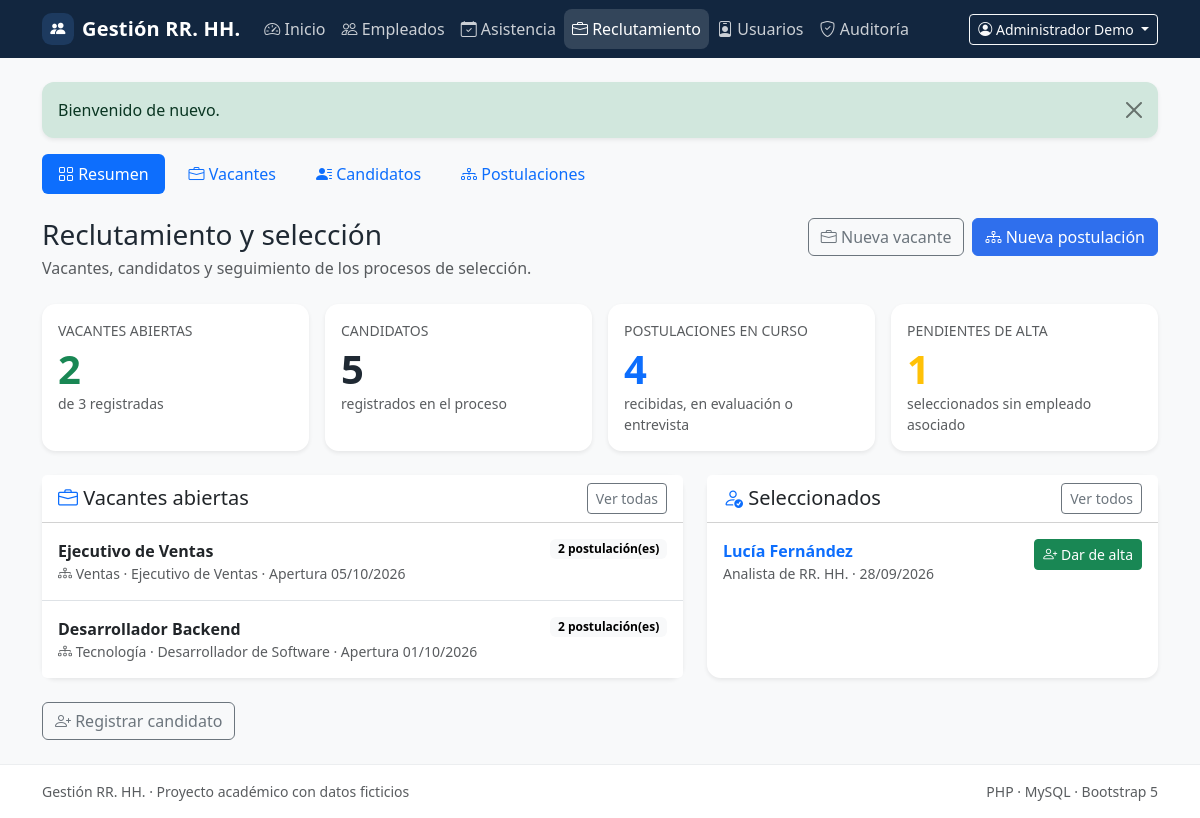
/recruitment (signed in), run on the app's committed database.
### tables this page shows
CREATE TABLE IF NOT EXISTS users (
    id BIGINT UNSIGNED NOT NULL AUTO_INCREMENT,
    name VARCHAR(120) NOT NULL,
    email VARCHAR(190) NOT NULL,
    password_hash VARCHAR(255) NOT NULL,
    password_changed_at DATETIME(6) NULL,
    role ENUM('admin', 'hr') NOT NULL DEFAULT 'hr',
    is_active TINYINT(1) NOT NULL DEFAULT 1,
    last_login_at DATETIME NULL,
    created_at TIMESTAMP NOT NULL DEFAULT CURRENT_TIMESTAMP,
    updated_at TIMESTAMP NOT NULL DEFAULT CURRENT_TIMESTAMP ON UPDATE CURRENT_TIMESTAMP,
    PRIMARY KEY (id),
    UNIQUE KEY uq_users_email (email),
    KEY idx_users_role_active (role, is_active)
);

CREATE TABLE IF NOT EXISTS vacancies (
    id BIGINT UNSIGNED NOT NULL AUTO_INCREMENT,
    title VARCHAR(150) NOT NULL,
    description TEXT NULL,
    department_id BIGINT UNSIGNED NOT NULL,
    position_id BIGINT UNSIGNED NULL,
    opening_date DATE NOT NULL,
    closing_date DATE NULL,
    status ENUM('open', 'closed') NOT NULL DEFAULT 'open',
    created_by BIGINT UNSIGNED NULL,
    updated_by BIGINT UNSIGNED NULL,
    created_at TIMESTAMP NOT NULL DEFAULT CURRENT_TIMESTAMP,
    updated_at TIMESTAMP NOT NULL DEFAULT CURRENT_TIMESTAMP ON UPDATE CURRENT_TIMESTAMP,
    PRIMARY KEY (id),
    KEY idx_vacancies_status (status),
    KEY idx_vacancies_department (department_id),
    KEY idx_vacancies_opening_date (opening_date),
    CONSTRAINT fk_vacancies_department
        FOREIGN KEY (department_id) REFERENCES departments (id)
        ON UPDATE CASCADE ON DELETE RESTRICT,
    CONSTRAINT fk_vacancies_position
        FOREIGN KEY (position_id) REFERENCES positions (id)
        ON UPDATE CASCADE ON DELETE RESTRICT,
    CONSTRAINT fk_vacancies_created_by
        FOREIGN KEY (created_by) REFERENCES users (id)
        ON UPDATE CASCADE ON DELETE SET NULL,
    CONSTRAINT fk_vacancies_updated_by
        FOREIGN KEY (updated_by) REFERENCES users (id)
        ON UPDATE CASCADE ON DELETE SET NULL,
    CONSTRAINT chk_vacancies_dates
        CHECK (closing_date IS NULL OR closing_date >= opening_date)
);

CREATE TABLE IF NOT EXISTS applications (
    id BIGINT UNSIGNED NOT NULL AUTO_INCREMENT,
    candidate_id BIGINT UNSIGNED NOT NULL,
    vacancy_id BIGINT UNSIGNED NOT NULL,
    applied_at DATETIME NOT NULL DEFAULT CURRENT_TIMESTAMP,
    status ENUM('received', 'screening', 'interview', 'selected', 'rejected') NOT NULL DEFAULT 'received',
    notes TEXT NULL,
    employee_id BIGINT UNSIGNED NULL,
    created_by BIGINT UNSIGNED NULL,
    updated_by BIGINT UNSIGNED NULL,
    created_at TIMESTAMP NOT NULL DEFAULT CURRENT_TIMESTAMP,
    updated_at TIMESTAMP NOT NULL DEFAULT CURRENT_TIMESTAMP ON UPDATE CURRENT_TIMESTAMP,
    PRIMARY KEY (id),
    UNIQUE KEY uq_applications_candidate_vacancy (candidate_id, vacancy_id),
    KEY idx_applications_vacancy (vacancy_id),
    KEY idx_applications_status (status),
    KEY idx_applications_employee (employee_id),
    CONSTRAINT fk_applications_candidate
        FOREIGN KEY (candidate_id) REFERENCES candidates (id)
        ON UPDATE CASCADE ON DELETE RESTRICT,
    CONSTRAINT fk_applications_vacancy
        FOREIGN KEY (vacancy_id) REFERENCES vacancies (id)
        ON UPDATE CASCADE ON DELETE RESTRICT,
    CONSTRAINT fk_applications_employee
        FOREIGN KEY (employee_id) REFERENCES employees (id)
        ON UPDATE CASCADE ON DELETE SET NULL,
    CONSTRAINT fk_applications_created_by
        FOREIGN KEY (created_by) REFERENCES users (id)
        ON UPDATE CASCADE ON DELETE SET NULL,
    CONSTRAINT fk_applications_updated_by
        FOREIGN KEY (updated_by) REFERENCES users (id)
        ON UPDATE CASCADE ON DELETE SET NULL
);

### src/Modules/Recruitment/Views/overview.php (the view, shortened to what the rows shown need)
<?php
$activeTab = 'overview';
require __DIR__ . '/partials/tabs.php';
?>
<div class="d-flex flex-wrap justify-content-between align-items-start gap-3 mb-4">
    <div>
        <h1 class="h3 mb-1">Reclutamiento y selección</h1>
    </div>
</div>
<div class="row g-4">
    <div class="col-12 col-xl-7">
        <div class="card border-0 shadow-sm h-100">
            <div class="card-header bg-white d-flex flex-wrap justify-content-between align-items-center gap-2">
                <h2 class="h5 mb-0"><i class="bi bi-briefcase text-primary"></i> Vacantes abiertas</h2>
            </div>
            <?php if ($openVacancies === []): ?>
                <div class="card-body py-4 text-center">
                    <p class="text-body-secondary mb-3">No hay vacantes abiertas en este momento.</p>
                    <a href="/vacancies/create" class="btn btn-sm btn-primary">Crear vacante</a>
                </div>
            <?php else: ?>
                <div class="list-group list-group-flush">
                    <?php foreach ($openVacancies as $vacancy): ?>
                        <a href="/vacancies/<?= (int) $vacancy['id'] ?>"
                           class="list-group-item list-group-item-action py-3">
                            <div class="d-flex flex-wrap justify-content-between align-items-start gap-2">
                                <div>
                                    <div class="fw-semibold"><?= e((string) $vacancy['title']) ?></div>
                                    <div class="small text-body-secondary">
                                        <i class="bi bi-diagram-3"></i> <?= e((string) $vacancy['department_name']) ?>
                                        <?php if ($vacancy['position_name'] !== null): ?>
                                            · <?= e((string) $vacancy['position_name']) ?>
                                        <?php endif; ?>
                                        · Apertura <?= e(format_date((string) $vacancy['opening_date'])) ?>
                                    </div>
                                </div>
                                <span class="badge text-bg-light">
                                    <?= (int) $vacancy['application_count'] ?> postulación(es)
                                </span>
                            </div>
                        </a>
                    <?php endforeach; ?>
                </div>
            <?php endif; ?>
        </div>
    </div>
    <div class="col-12 col-xl-5">
        <div class="card border-0 shadow-sm h-100">
            <div class="card-header bg-white d-flex flex-wrap justify-content-between align-items-center gap-2">
                <h2 class="h5 mb-0"><i class="bi bi-person-check text-primary"></i> Seleccionados</h2>
            </div>
            <?php if ($selectedApplications === []): ?>
                <div class="card-body py-4 text-center">
                    <p class="text-body-secondary mb-0">Aún no hay candidatos seleccionados.</p>
                </div>
            <?php else: ?>
                <div class="list-group list-group-flush">
                    <?php foreach ($selectedApplications as $application): ?>
                        <div class="list-group-item py-3">
                            <div class="d-flex flex-wrap justify-content-between align-items-start gap-2">
                                <div>
                                    <a href="/applications/<?= (int) $application['id'] ?>"
                                       class="fw-semibold text-decoration-none">
                                        <?= e((string) $application['candidate_name_natural']) ?>
                                    </a>
                                    <div class="small text-body-secondary">
                                        <?= e((string) $application['vacancy_title']) ?>
                                        · <?= e(format_date((string) $application['applied_at'])) ?>
                                    </div>
                                </div>
                                <?php if ($application['employee_id'] === null): ?>
                                    <a href="/applications/<?= (int) $application['id'] ?>/hire"
                                       class="btn btn-sm btn-success">
                                        <i class="bi bi-person-plus"></i> Dar de alta
                                    </a>
                                <?php else: ?>
                                    <a href="/employees/<?= (int) $application['employee_id'] ?>"
                                       class="btn btn-sm btn-outline-secondary">Ver empleado</a>
                                <?php endif; ?>
                            </div>
                        </div>
                    <?php endforeach; ?>
                </div>
            <?php endif; ?>
        </div>
    </div>
</div>

### src/Shared/Views/layouts/app.php (shortened to what the rows shown need)
<!doctype html>
<html lang="es">
<head>
    <link href="https://cdn.jsdelivr.net/npm/bootstrap@5.3.3/dist/css/bootstrap.min.css" rel="stylesheet">
    <link href="https://cdn.jsdelivr.net/npm/bootstrap-icons@1.11.3/font/bootstrap-icons.min.css" rel="stylesheet">
    <link href="<?= e(asset('css/app.css')) ?>" rel="stylesheet">
</head>
<body class="bg-body-tertiary d-flex flex-column min-vh-100">
<nav class="navbar navbar-expand-lg navbar-dark app-navbar">
    <div class="container">
        <div class="collapse navbar-collapse" id="mainNavigation">
            <?php if ($currentUser !== null): ?>
                <div class="dropdown">
                    <button class="btn btn-sm btn-outline-light dropdown-toggle" type="button"
                            data-bs-toggle="dropdown" aria-expanded="false">
                        <i class="bi bi-person-circle"></i>
                        <?= e((string) $currentUser['name']) ?>
                    </button>
                </div>
            <?php endif; ?>
        </div>
    </div>
</nav>
<main class="flex-grow-1 py-4">
    <div class="container">
        <?php require __DIR__ . '/../partials/flash.php'; ?>
        <?= $content ?>
    </div>
</main>
</body>
</html>

### data on the page
users: name "Administrador Demo"
vacancies: title "Ejecutivo de Ventas", department_name "Ventas", opening_date "05/10/2026", application_count "2"
vacancies: title "Desarrollador Backend", department_name "Tecnología", position_name "Desarrollador de Software", opening_date "01/10/2026", application_count "2"
applications: candidate_name_natural "Lucía Fernández", vacancy.title "Analista de RR. HH.", applied_at "28/09/2026"

### other printed values
$appName "Gestión RR. HH."
$item['label'] "Inicio"
$item['label'] "Empleados"
$item['label'] "Asistencia"
$item['label'] "Reclutamiento"
$item['label'] "Usuarios"
$item['label'] "Auditoría"
$message['message'] "Bienvenido de nuevo."
$tab['label'] "Resumen"
$tab['label'] "Vacantes"
$tab['label'] "Candidatos"
$tab['label'] "Postulaciones"
$vacancyStats['open'] "2"
$vacancyStats['total'] "3"
$candidateStats['total'] "5"
